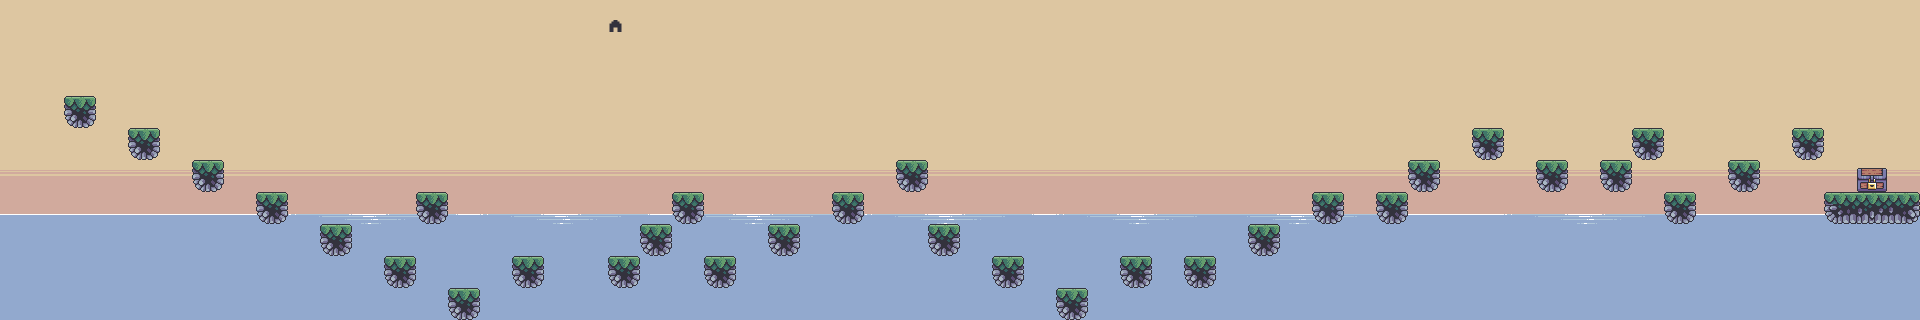

Rendered tile map (Tiled .tmx) drawn with the repository's tilesets; below, a short description and the map source with its tile grids summarised:
An orthogonal 60x10 tile map with 32x32 px tiles, 15 tile layers (Sky, Beach, Water, Cloud, ...), 19 tilesets.

<map version="1.8" tiledversion="1.8.2" orientation="orthogonal" renderorder="right-down" width="60" height="10" tilewidth="32" tileheight="32" infinite="0" nextlayerid="22" nextobjectid="1">
 <tileset firstgid="1" name="Terrain" tilewidth="32" tileheight="32" tilecount="85" columns="17">
  <image source="../objects/Terrain/Terrain.png" trans="ff00ff" width="544" height="160" />
 </tileset>
 <tileset firstgid="86" name="Grass" tilewidth="32" tileheight="32" tilecount="2" columns="2">
  <image source="../objects/Grass/Grass.png" trans="ff00ff" width="64" height="32" />
 </tileset>
 <tileset firstgid="88" name="Flag" tilewidth="34" tileheight="93" tilecount="1" columns="0">
  <grid orientation="orthogonal" width="1" height="1" />
  <tile id="0">
   <image width="34" height="93" source="../objects/Flag/Flag 01.png" />
  </tile>
 </tileset>
 <tileset firstgid="89" name="Gold coin" tilewidth="16" tileheight="16" tilecount="1" columns="0">
  <grid orientation="orthogonal" width="1" height="1" />
  <tile id="0">
   <image width="16" height="16" source="../objects/Gold Coin/01.png" />
  </tile>
 </tileset>
 <tileset firstgid="90" name="Silver coin" tilewidth="16" tileheight="16" tilecount="1" columns="0">
  <grid orientation="orthogonal" width="1" height="1" />
  <tile id="0">
   <image width="16" height="16" source="../objects/Silver Coin/01.png" />
  </tile>
 </tileset>
 <tileset firstgid="91" name="Front top tree" tilewidth="39" tileheight="32" tilecount="1" columns="0">
  <grid orientation="orthogonal" width="1" height="1" />
  <tile id="0">
   <image width="39" height="32" source="../objects/Front tree/Front Palm Tree Top 01.png" />
  </tile>
 </tileset>
 <tileset firstgid="92" name="Front bottom tree" tilewidth="32" tileheight="32" tilecount="6" columns="3">
  <image source="../objects/Front tree/Front Palm Bottom and Grass (32x32).png" trans="ff00ff" width="96" height="64" />
 </tileset>
 <tileset firstgid="98" name="Water" tilewidth="96" tileheight="32" tilecount="1" columns="0">
  <grid orientation="orthogonal" width="1" height="1" />
  <tile id="0">
   <image width="96" height="32" source="../objects/Water/Top/1.png" />
  </tile>
 </tileset>
 <tileset firstgid="99" name="Water-effect" tilewidth="170" tileheight="10" tilecount="1" columns="0">
  <grid orientation="orthogonal" width="1" height="1" />
  <tile id="0">
   <image width="170" height="10" source="../objects/Water/Top/Water Reflect Big 01.png" />
  </tile>
 </tileset>
 <tileset firstgid="100" name="Sky_Tile" tilewidth="32" tileheight="32" tilecount="1" columns="1">
  <image source="../objects/Background/Sky.png" trans="ff00ff" width="32" height="32" />
 </tileset>
 <tileset firstgid="101" name="Water_Tile" tilewidth="32" tileheight="32" tilecount="1" columns="1">
  <image source="../objects/Background/Water.png" trans="ff00ff" width="32" height="32" />
 </tileset>
 <tileset firstgid="102" name="Skyline" tilewidth="384" tileheight="128" tilecount="1" columns="0">
  <grid orientation="orthogonal" width="1" height="1" />
  <tile id="0">
   <image width="384" height="128" source="../objects/Background/BG Image.png" />
  </tile>
 </tileset>
 <tileset firstgid="103" name="Sword" tilewidth="20" tileheight="20" tilecount="1" columns="0">
  <grid orientation="orthogonal" width="1" height="1" />
  <tile id="0">
   <image width="20" height="20" source="../objects/Character/Sword/21-Sword Idle/Sword Idle 01.png" />
  </tile>
 </tileset>
 <tileset firstgid="104" name="Pixel" tilewidth="32" tileheight="32" tilecount="1" columns="1">
  <image source="../objects/Character/Pixel.jpg" trans="ff00ff" width="32" height="32" />
 </tileset>
 <tileset firstgid="105" name="Chest" tilewidth="32" tileheight="32" tilecount="1" columns="0">
  <grid orientation="orthogonal" width="1" height="1" />
  <tile id="0">
   <image width="32" height="32" source="../objects/Chest/Idle/1.png" />
  </tile>
 </tileset>
 <tileset firstgid="106" name="Treasure" tilewidth="64" tileheight="35" tilecount="1" columns="0">
  <grid orientation="orthogonal" width="1" height="1" />
  <tile id="0">
   <image width="64" height="35" source="../objects/Chest/Treasure/Chest Close 01.png" />
  </tile>
 </tileset>
 <tileset firstgid="107" name="Home button" tilewidth="16" tileheight="12" tilecount="1" columns="0">
  <grid orientation="orthogonal" width="1" height="1" />
  <tile id="0">
   <image width="16" height="12" source="../objects/Menu/Button/Home.png" />
  </tile>
 </tileset>
 <tileset firstgid="108" name="Cloud" tilewidth="181" tileheight="66" tilecount="8" columns="0">
  <grid orientation="orthogonal" width="1" height="1" />
  <tile id="0">
   <image width="46" height="21" source="../objects/Cloud/cloud1.png" />
  </tile>
  <tile id="1">
   <image width="147" height="54" source="../objects/Cloud/cloud2.png" />
  </tile>
  <tile id="2">
   <image width="55" height="28" source="../objects/Cloud/cloud3.png" />
  </tile>
  <tile id="3">
   <image width="161" height="54" source="../objects/Cloud/cloud4.png" />
  </tile>
  <tile id="4">
   <image width="100" height="42" source="../objects/Cloud/cloud5.png" />
  </tile>
  <tile id="5">
   <image width="79" height="41" source="../objects/Cloud/cloud6.png" />
  </tile>
  <tile id="6">
   <image width="181" height="66" source="../objects/Cloud/cloud7.png" />
  </tile>
  <tile id="7">
   <image width="79" height="41" source="../objects/Cloud/cloud8.png" />
  </tile>
 </tileset>
 <tileset firstgid="116" name="Back tree" tilewidth="64" tileheight="64" tilecount="1" columns="0">
  <grid orientation="orthogonal" width="1" height="1" />
  <tile id="0">
   <image width="64" height="64" source="../objects/Back tree/Back Palm Tree Regular 01.png" />
  </tile>
 </tileset>
 <layer id="12" name="Sky" width="60" height="10">
  <data>[600 cells, 430 non-empty, 4 distinct tile ids]</data>
 </layer>
 <layer id="11" name="Beach" width="60" height="10">
  <data>[600 cells, 180 non-empty, 1 distinct tile ids]</data>
 </layer>
 <layer id="10" name="Water" width="60" height="10">
  <data>[600 cells, 7 non-empty, 1 distinct tile ids]</data>
 </layer>
 <layer id="19" name="Cloud" width="60" height="10">
  <data>[600 cells, 0 non-empty, 0 distinct tile ids]</data>
 </layer>
 <layer id="9" name="Back tree" width="60" height="10">
  <data>[600 cells, 0 non-empty, 0 distinct tile ids]</data>
 </layer>
 <layer id="8" name="Terrain" width="60" height="10">
  <data>[600 cells, 35 non-empty, 4 distinct tile ids]</data>
 </layer>
 <layer id="7" name="Grass" width="60" height="10">
  <data>[600 cells, 0 non-empty, 0 distinct tile ids]</data>
 </layer>
 <layer id="6" name="Flag" width="60" height="10">
  <data>[600 cells, 0 non-empty, 0 distinct tile ids]</data>
 </layer>
 <layer id="5" name="Coin" width="60" height="10">
  <data>[600 cells, 0 non-empty, 0 distinct tile ids]</data>
 </layer>
 <layer id="4" name="Sword" width="60" height="10">
  <data>[600 cells, 0 non-empty, 0 distinct tile ids]</data>
 </layer>
 <layer id="16" name="Chest" width="60" height="10">
  <data>[600 cells, 1 non-empty, 1 distinct tile ids]</data>
 </layer>
 <layer id="3" name="Front tree top" width="60" height="10">
  <data>[600 cells, 0 non-empty, 0 distinct tile ids]</data>
 </layer>
 <layer id="2" name="Front tree bottom" width="60" height="10">
  <data>[600 cells, 0 non-empty, 0 distinct tile ids]</data>
 </layer>
 <layer id="1" name="Pixel" width="60" height="10">
  <data>[600 cells, 0 non-empty, 0 distinct tile ids]</data>
 </layer>
 <layer id="17" name="Button" width="60" height="10">
  <data>[600 cells, 1 non-empty, 1 distinct tile ids]</data>
 </layer>
</map>
